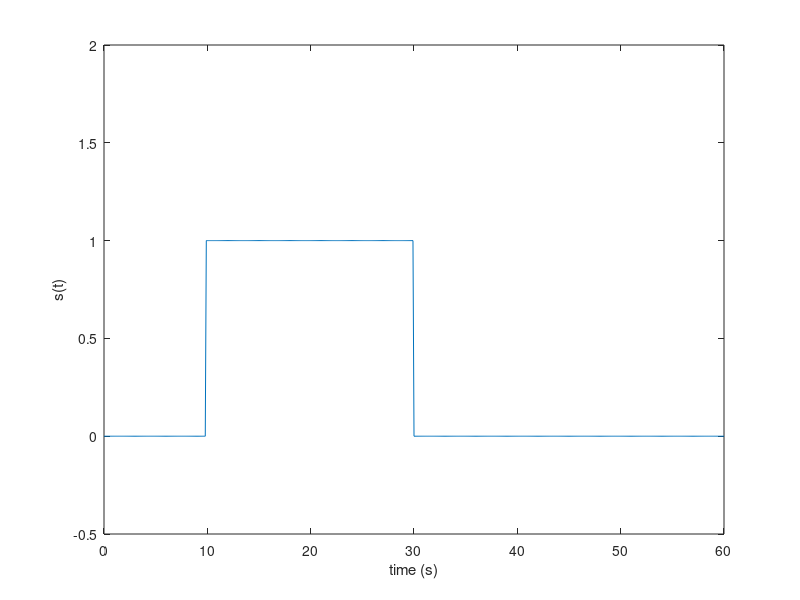

MATLAB code to generate this figure: (Note: this script raises an error after producing the figure.)
% Simulate the haemodynamic response to brain activation using the 
% Balloon Model as described in Buxton et al. 1998 and 2004 

% Definition of variables

% s(t)- Stimulus pattern
% N(t)- Neural activity
% f(t)- CBF normalised to baseline i.e f=1 at baseline
% m(t)- CMR02 normalised to baseline
% v(t)- CBV normalised to baseline
% q(t)- DeoxyHb content normalised to baseline
% E(t)- Oxygen extraction fraction
% b(t)- BOLD signal change (%)

%% Generate a stimulus

% Generate a time vector
t_start = 0;
t_end = 60;
t_step = 0.1;
t = t_start : t_step : t_end;

% Define the stimulus
s=zeros(1, length(t));
stimulus_start = 10;
stimulus_end = 30;
s(stimulus_start / t_step: stimulus_end / t_step) = 1;

figure(1);
plot(t, s);
ylim([-0.5 2]);
xlim([t_start t_end]);
xlabel('time (s)');
ylabel('s(t)')

%% Model the neural response

% Neural Response parameters
kappa = 3;      % Inhibitory gain factor 
tau_i = 3;      % Inhibitory time constant

N = neural_response(kappa, tau_i, t_step, s);

figure(2);
plot(t, N);
ylim([-0.5 2]);
xlim([t_start t_end]);
xlabel('time (s)');
ylabel('N(t)')

%% Calculate CBF (f) and CMRO2 (m) from the neural response

% Neuro-vascular coupling parameters
tau_f = 4;      % Width of CBF impulse response
tau_m = 4;      % Width of CMRO2 impulse response
delta_tf = 2;   % Delay of CBF response to model lag of hemodynamic response
delta_tm = 1;   % Delay of CMRO2 response to model lag of hemodynamic response
f_1 = 1.5;      % Response shape scaling
n = 3;          % Steady state flow-metabolism relation in eqn.3 n=f-1/m-1

[f, m] = cbf_cmro2(tau_f, tau_m, delta_tf, delta_tm, f_1, n, t_step, t_end, t, N);

figure(3);
plot(t, f, t, m)
legend('f', 'm');
xlabel('time (s)');

%% Calculate the oxygen extraction fraction from CMRO2 and CBF
E_0 = 0.4;      % Baseline oxygen extraction fraction

E = oef(E_0, m, f);

figure(4);
plot(t, E);
xlabel('time (s)');
ylabel('E');

%% Calculate CBV and deoxy-haemoglobin content using the balloon model

% Ballon Model parameters
alpha = 0.4;    % Steady state flow-volume relation in eqn.1 v=f^alpha
tau_mtt = 3;    % Transit time through the balloon
tau = 20;       % Viscoelastic time constant

[v, q] = balloon_response(alpha, tau_mtt, tau, t_step, f, m);

figure(5);
plot(t, v, t, q);
legend('v', 'q');
xlabel('time (s)');

%% Calculate the BOLD signal

% BOLD signal parameters
V_0 = 0.03;     % Baseline blood volume
a_1 = 3.4;      % Weight for deoxyHb change
a_2 = 1;        % Weight for CBV change

b = bold(V_0, a_1, a_2, q, v);

figure(6);
plot(t, b);
xlabel('time (s)');
ylabel('b (%)');

